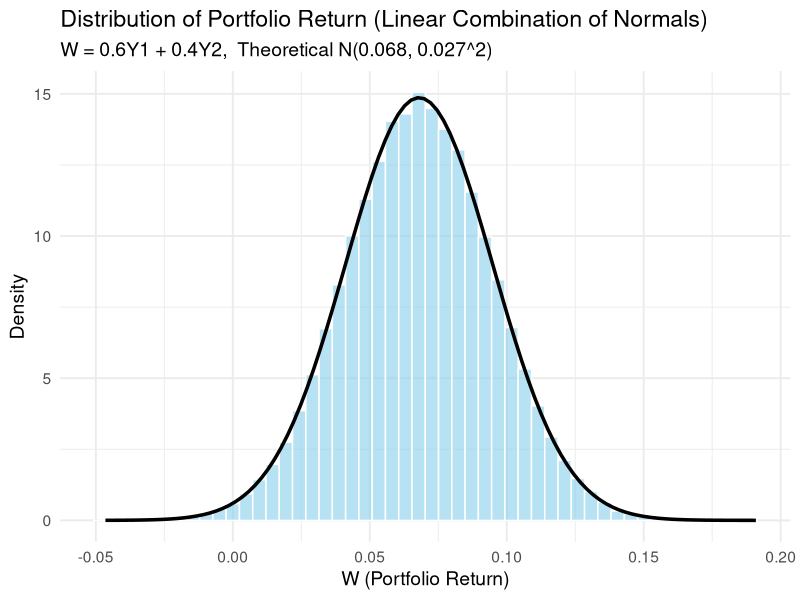

Here is the R script that generated this plot:
## ---- chunk 1
library(ggplot2)

set.seed(123)   # for reproducibility

# Parameters
mu1 <- 0.08    # mean of Y1
sd1 <- 0.04    # stdev of Y1
mu2 <- 0.05    # mean of Y2
sd2 <- 0.03    # stdev of Y2

a <- 0.6       # weight for Y1
b <- 0.4       # weight for Y2

n <- 100000    # number of simulations

# Simulate independent normals
Y1 <- rnorm(n, mean = mu1, sd = sd1)
Y2 <- rnorm(n, mean = mu2, sd = sd2)

# Linear combination
W <- a*Y1 + b*Y2

# Theoretical mean and sd
theo_mean <- a*mu1 + b*mu2
theo_sd   <- sqrt((a^2)*sd1^2 + (b^2)*sd2^2)

# Empirical mean and sd
emp_mean <- mean(W)
emp_sd   <- sd(W)

cat("Theoretical mean:", round(theo_mean,4), "\n")
cat("Empirical mean:", round(emp_mean,4), "\n")
cat("Theoretical SD:", round(theo_sd,4), "\n")
cat("Empirical SD:", round(emp_sd,4), "\n")

# Create data frame for plotting
df <- data.frame(W = W)

# Histogram with theoretical density overlay
ggplot(df, aes(x=W)) +
  geom_histogram(aes(y=..density..),
                 bins = 50, fill="skyblue", color="white", alpha=0.6) +
  stat_function(fun = dnorm,
                args = list(mean=theo_mean, sd=theo_sd),
                color="black", size=1.2) +
  labs(title="Distribution of Portfolio Return (Linear Combination of Normals)",
       subtitle=paste0("W = 0.6Y1 + 0.4Y2,  Theoretical N(",
                       round(theo_mean,3), ", ", round(theo_sd,3), "^2)"),
       x="W (Portfolio Return)", y="Density") +
  theme_minimal(base_size=14)
